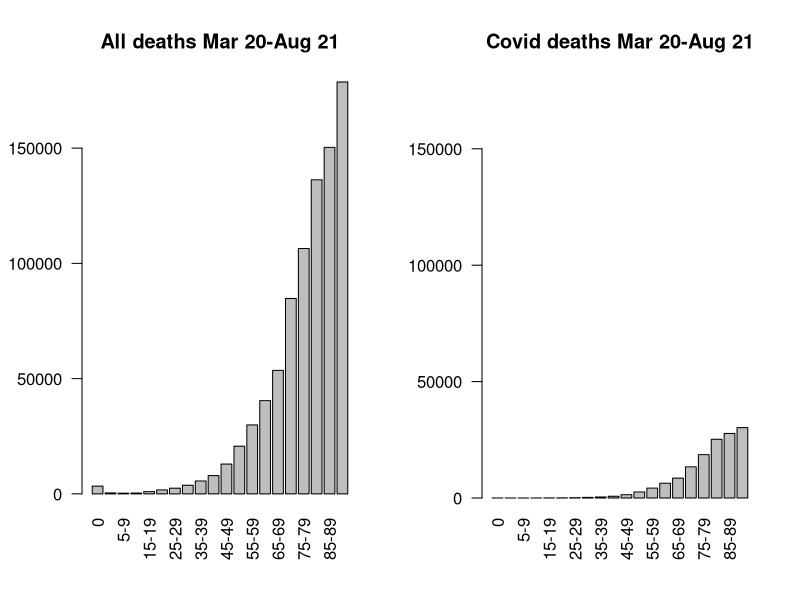
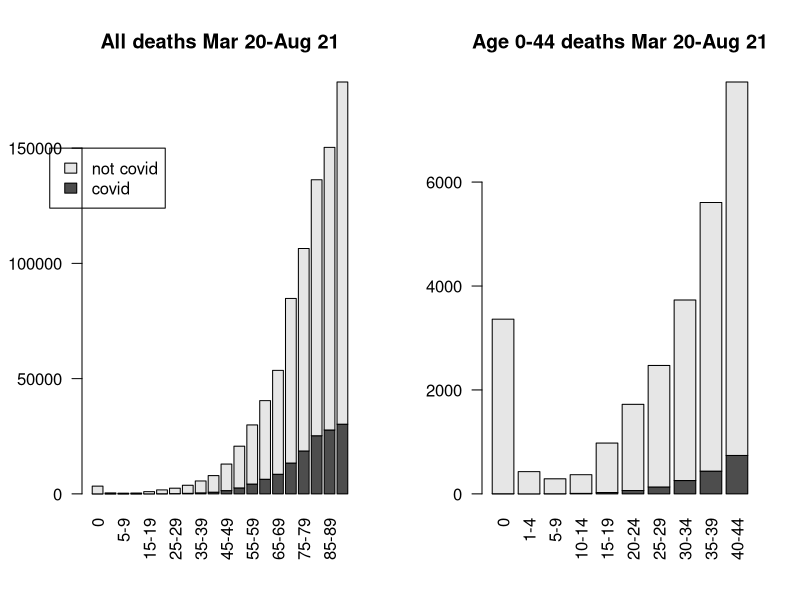
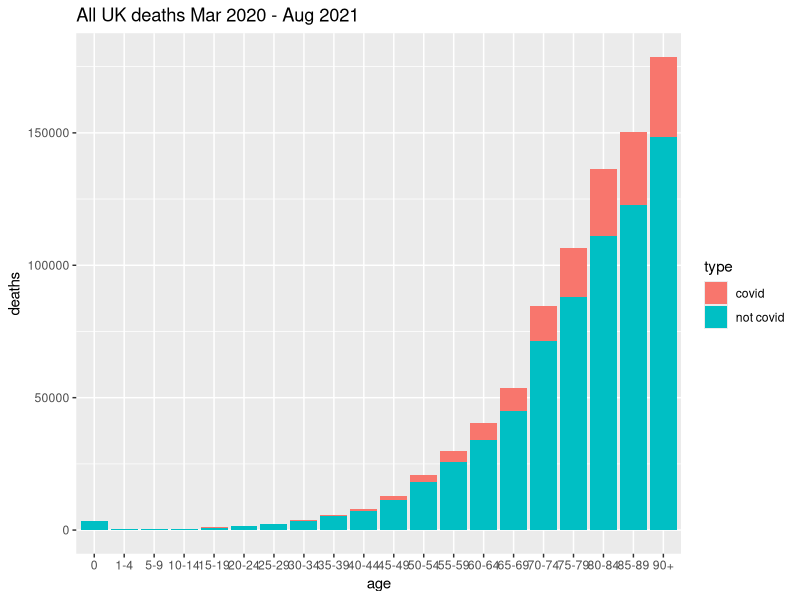

Reproduce these figures in R, in order.
library("ggplot2")
d <- c(3362,428,290,369,978,1723,2471,3731,5607,7926,12934,20688,29905,40456,53579,
       84784,106448,136269,150325,178684) ## all deaths
cd <- c(3,1,3,10,26,65,133,257,438,740,1418,2587,4250,6337,8528,13388,18622,25220,
        27718,30247) ## Covid-19 deaths
names(cd) <- names(d) <- c("0","1-4","5-9","10-14","15-19","20-24","25-29","30-34",
                           "35-39","40-44","45-49","50-54","55-59","60-64","65-69","70-74","75-79",
                           "80-84","85-89","90+") ## ONS age classe
par(mfrow=c(1,2))
barplot(d,las=2,main="All deaths Mar 20-Aug 21")
barplot(cd,ylim=c(0,max(d)),las=2,main="Covid deaths Mar 20-Aug 21")

par(mfrow=c(1,2))
D <- rbind(cd,d-cd) ## create matrix of counts to plot
rownames(D) <- c("covid","not covid")
barplot(D,las=2,main="All deaths Mar 20-Aug 21",legend.text=TRUE,
        args.legend=list(x=7,y=150000)) ## where to put legend on plot
barplot(D[,1:10],las=2,main="Age 0-44 deaths Mar 20-Aug 21")

n <- length(d)
age <- factor(1:n);levels(age) <- names(d) ## age class as a factor
ggdat <- data.frame(age=c(age,age),deaths=c(cd,d-cd),
                    type=c(rep("covid",n),rep("not covid",n))) ## tidy data frame
ggplot(ggdat,aes(x=age,y=deaths,fill=type)) + geom_col() +
  labs(title="All UK deaths Mar 2020 - Aug 2021")